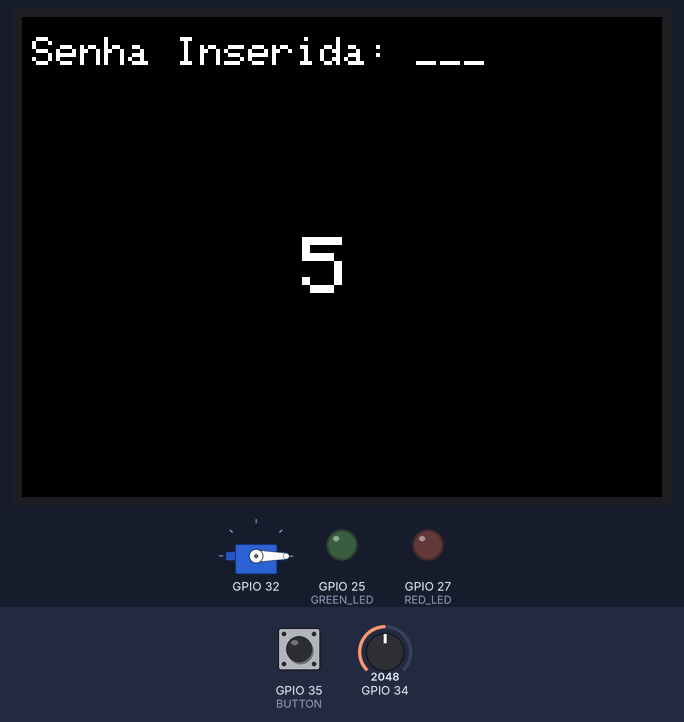
A program run on a simulated ESP32. On the bench: servo, 320×240 colour display, output pins drawn as LEDs (lit = HIGH). Dashed ring = blinking. The inputs (shaded band) are chosen by the test bench; at power-on: GPIO 35 (BUTTON) LOW, GPIO 34 = 2048. What the program prints to the serial monitor is not drawn.

Above: at 1.5 s.
1.6 s: GPIO 35 (BUTTON) pulled HIGH for 1 s
At 2.16 s:
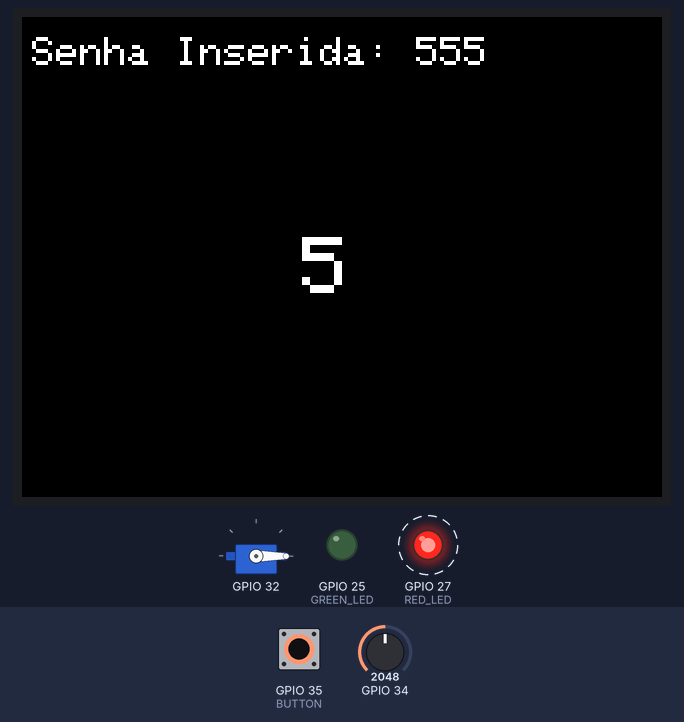
4.1 s: GPIO 34 set to 2866
At 4.5 s:
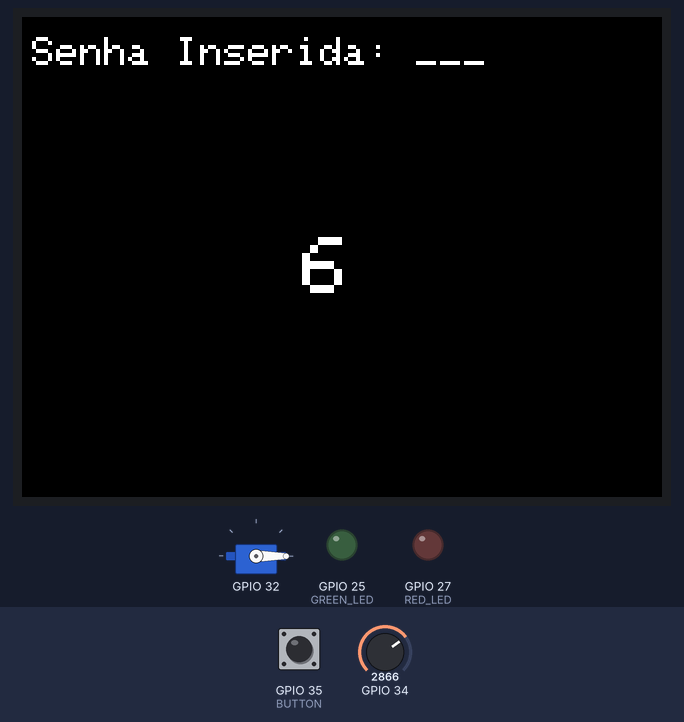
5.6 s: GPIO 35 (BUTTON) pulled HIGH for 0.15 s
7.2 s: GPIO 34 set to 3603
At 8.0 s:
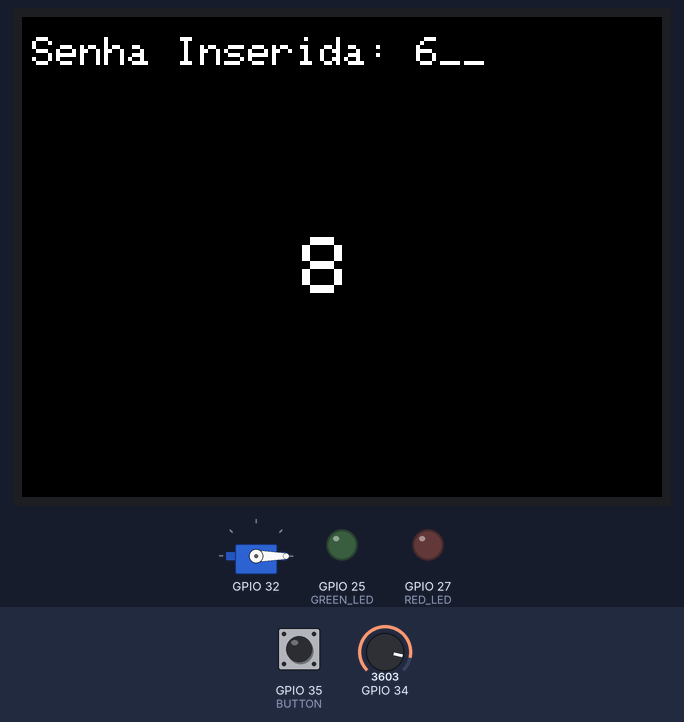
8.7 s: GPIO 34 set to 4095
At 9.2 s:
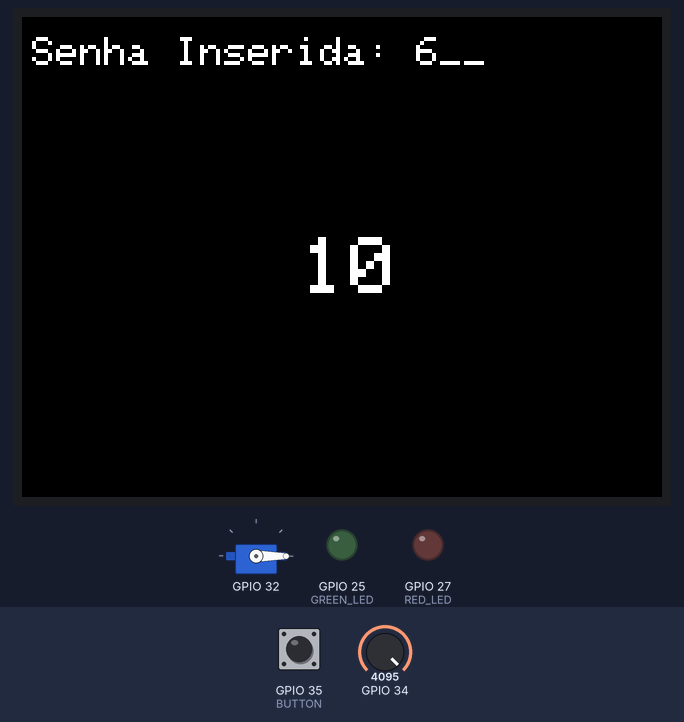
Timing chart, 0 to 11.2 s (numbered marks = the images above; inputs shaded):
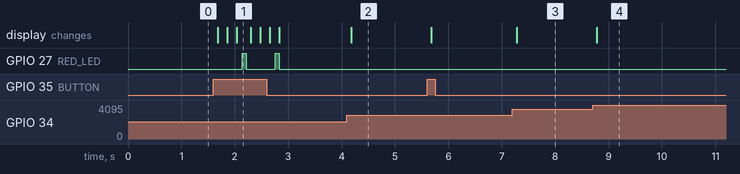

Measured:
- after the input at 1.6 s, GPIO 27 (RED_LED): alternates HIGH for 0.08 s and LOW for 0.54 s, 4 changes in all, then stays LOW, starting after 0.54 s; the display: first changes after 0.08 s (image 1 shows a later state)
- after the input at 4.1 s, the display: changes after 0.08 s (image 2)
- after the input at 7.2 s, the display: changes after 0.08 s (image 3)
- after the input at 8.7 s, the display: changes after 0.08 s (image 4)

The program:

main.cpp
```cpp
#include <Arduino.h>

#include "potentiometer.hpp"
#include "motor.hpp"
#include "display.hpp"

#define POT 34 // Pino do potenciometro
#define POT_MAX 4095 // Valor maximo da leitura do potenciometro

#define TFT_CS 5
#define TFT_DC 21

#define MOTOR_PWM 32

// #define MOTOR_STEP 32
// #define MOTOR_DIR 33

#define BUTTON 35

#define GREEN_LED 25
#define RED_LED 27

Potentiometer potentiometer(POT, POT_MAX);
Display display(TFT_CS, TFT_DC);
Motor* motor;

// Senha definida e input atual
#define PASSWORD_LEN 3
const int password[PASSWORD_LEN] {0,0,0};
int input[PASSWORD_LEN] = {-1, -1, -1};
int current_index = 0;

// Variaveis para só atualizar a tela quando o número lido mudar
int last_number = 0;
int current_number = 0;

// Guarda se o cofre está aberto ou não;
bool is_open = false;

void setup() {
  Serial.begin(115200);
  Serial.println("Hello, ESP32!");

  pinMode(BUTTON, INPUT);

  pinMode(GREEN_LED, OUTPUT);
  pinMode(RED_LED, OUTPUT);

  // motor = new StepperMotor(MOTOR_STEP, MOTOR_DIR);
  motor = new ServoMotor(MOTOR_PWM);

  motor->setup();
  display.setup();

  display.updateScreen(0, input, PASSWORD_LEN);
}

void loop() {
  // Lógica se o cofre está aberto
  if (is_open)
  {
    if (digitalRead(BUTTON))
    {
      motor->close();

      display.setScreenNumber();
      display.updateScreen(current_number, input, PASSWORD_LEN);

      is_open = false;
    }
    return;
  }

  // Atualiza a tela caso o número mude
  last_number = current_number;
  current_number = potentiometer.getNumber();
  if (current_number != last_number) display.updateScreen(current_number, input, PASSWORD_LEN);

  // Adiciona o número atual ao input e aumenta o índice
  if (digitalRead(BUTTON) && current_index < 3)
  {
    input[current_index] = current_number;
    current_index++;

    display.updateScreen(current_number, input, PASSWORD_LEN);

    delay(100);
  }

  // Checagem se a senha está correta quando o indice chega a 3
  if (current_index == PASSWORD_LEN)
  {
    bool correct_pswd = true;
    for (int i = 0; i < PASSWORD_LEN; i++)
    {
      if (password[i] != input[i])
      {
        correct_pswd = false;
        break;
      }
    }

    if (correct_pswd)
    {
      digitalWrite(GREEN_LED, HIGH);
      motor->open();
      display.setScreenOpen();
      is_open = true;
    }
    else
    {
      digitalWrite(RED_LED, HIGH);
    }

    for (int j = 0; j < PASSWORD_LEN; j++) input[j] = -1;
    current_index = 0;

    display.updateScreen(current_number, input, PASSWORD_LEN);
    digitalWrite(GREEN_LED, LOW);
    digitalWrite(RED_LED, LOW);
  }
}
```

display.hpp
```cpp
#ifndef DISPLAY_H
#define DISPLAY_H

#include "Adafruit_ILI9341.h"

enum screen
{
  NUMBER,
  OPEN
};

class Display
{
public:
  /**
   * Inicializa a instancia do display e a variavel _screen
   */
  Display(int tft_cs, int tft_dc);

  /**
   * Inicializa e configura o display
   */
  void setup();

  /**
  * Atualiza a tela de acordo com o número atualmente lido. Caso _screen = DONE, mostra a tela de conclusão
  */
  void updateScreen(int num, int* input, int length);

  /**
  * Apenas muda o valor de _screen para OPEN, indicando a abertura do cofre
  */
  void setScreenOpen();

  /**
  * Apenas muda o valor de _screen para NUMBER, indicando a abertura do cofre
  */
  void setScreenNumber();

private:
  /**
  * Lógica da tela de número
  */
  void numberScreen(int num, int* input, int length);

  /**
  * Lógica da tela de conclusão
  */
  void openScreen();

  screen _screen;
  Adafruit_ILI9341 _tft_instance;
};

#endif // !DISPLAY_H
```

motor.hpp
```cpp
#ifndef MOTOR_H
#define MOTOR_H

#include "ESP32Servo.h"

#define STEPPER_DELAY 10
#define STEPPER_STEPS 200

class Motor
{
public:

  virtual ~Motor() {}

  /**
   * Inicializa e configura o motor
   */
  virtual void setup() = 0;

  /**
  * Da um giro completo no motor
  */
  virtual void open() = 0;

  /**
  * Da um giro completo no motor no sentido contrário
  */
  virtual void close() = 0;
};

/**
* @brief Implementação de Motor para um motor de passos
*/
class StepperMotor: public Motor
{
public:
  /**
  * @brief Construtor do motor de passos
  *
  * @param step_pin O pino em que esta o step do driver
  * @param dir_pin O pino em que esta o dir do driver
  */
  StepperMotor(int step_pin, int dir_pin);

  void setup() override;

  void open() override;

  void close() override;

private:
  int _step_pin;
  int _dir_pin;
};

/**
* @brief Implementação de Motor para um motor servo
*/
class ServoMotor: public Motor
{
public:
  /**
  * @brief Construtor do motor servo
  *
  * @param pwm_pin O pino em que está conectado o pwm do motor servo
  */
  ServoMotor(int pwm_pin);

  void setup() override;

  void open() override;

  void close() override;
private:
  Servo _servo;
};


#endif // !MOTOR_H
```

potentiometer.hpp
```cpp
#ifndef POTENTIOMETER_H
#define POTENTIOMETER_H

class Potentiometer
{
public:
  Potentiometer(int pin, int max_value);

  /**
  * Retorna a leitura já mapeada para os números reais de 0 a 10
  */
  int getNumber();

  /**
  * Retorna a leitura crua do sinal analógico
  */
  int getReading();
private:
  int _pin;
  int _max_value;
};

#endif
```

display.cpp
```cpp
#include "display.hpp"

Display::Display(int tft_cs, int tft_dc):
  _screen(NUMBER),
  _tft_instance(tft_cs, tft_dc)
{

}

void Display::setup()
{
  _tft_instance.begin();
  _tft_instance.setTextColor(ILI9341_WHITE);
  _tft_instance.setTextSize(2);
  _tft_instance.setRotation(1);
  _tft_instance.fillScreen(ILI9341_BLACK);
}

void Display::updateScreen(int num, int* input, int length)
{
  switch(_screen)
  {
    case NUMBER:
      numberScreen(num, input, length);
      break;
    case OPEN:
      openScreen();
      break;
  }
}

void Display::setScreenOpen() {_screen = OPEN;}
void Display::setScreenNumber() {_screen = NUMBER;}

void Display::numberScreen(int num, int* input, int length)
{
  _tft_instance.fillScreen(ILI9341_BLACK);

  _tft_instance.setCursor(5, 10);
  _tft_instance.print("Senha Inserida: ");
  for (int i = 0; i < length; i++)
  {
    if (input[i] == -1) _tft_instance.print('_');
    else _tft_instance.print(input[i]);
  }

  int width = _tft_instance.width();
  int height = _tft_instance.height();
  _tft_instance.setTextSize(4);
  _tft_instance.setCursor(width/2 - 20, height/2 - 10);

  _tft_instance.print(num);
  _tft_instance.setTextSize(2);
}

void Display::openScreen()
{
  _tft_instance.fillScreen(ILI9341_BLACK);

  _tft_instance.setCursor(10, 10);
  _tft_instance.println("Cofre aberto.");
  _tft_instance.println("Aperte o botao para fechar.");
}
```

motor.cpp
```cpp
#include "motor.hpp"

#include <Arduino.h>

StepperMotor::StepperMotor(int step_pin, int dir_pin):
  _step_pin(step_pin),
  _dir_pin(dir_pin)
{

}

void StepperMotor::setup()
{
  pinMode(_step_pin, OUTPUT);
  pinMode(_dir_pin, OUTPUT);

  digitalWrite(_dir_pin, HIGH);
}

void StepperMotor::open()
{
  for (int i = 0; i < STEPPER_STEPS; i++)
  {
    digitalWrite(_step_pin, LOW);
    digitalWrite(_step_pin, HIGH);
    delay(STEPPER_DELAY);
  }
}

void StepperMotor::close()
{
  digitalWrite(_dir_pin, LOW);
  for (int i = 0; i < STEPPER_STEPS; i++)
  {
    digitalWrite(_step_pin, LOW);
    digitalWrite(_step_pin, HIGH);
    delay(STEPPER_DELAY);
  }
  digitalWrite(_dir_pin, HIGH);
}


ServoMotor::ServoMotor(int pwm_pin)
{
  _servo.attach(pwm_pin);
}

void ServoMotor::setup()
{
  _servo.write(0);
}

void ServoMotor::open()
{
  _servo.write(180);
}

void ServoMotor::close()
{
  _servo.write(0);
}
```

potentiometer.cpp
```cpp
#include <Arduino.h>

#include "potentiometer.hpp"

Potentiometer::Potentiometer(int pin, int max_value):
  _pin(pin),
  _max_value(max_value)
{
  pinMode(_pin, INPUT);
}

int Potentiometer::getNumber()
{
  float interval = (float)_max_value / 10;

  return analogRead(_pin)/interval;
}

int Potentiometer::getReading()
{
  return analogRead(_pin);
}
```
